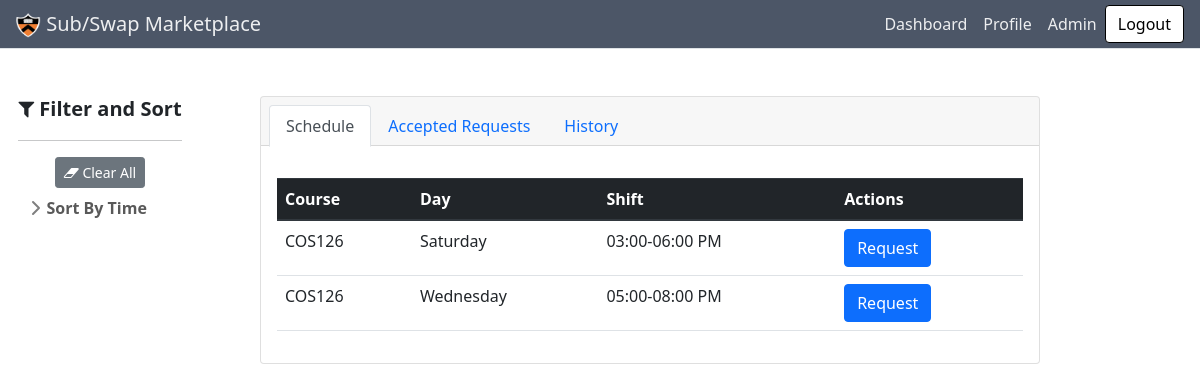
The app's page /profile (signed in) with its own data.
### subapp/models.py (models this page shows, shortened)
class Shift(db.Model):
    id = db.Column(db.Integer, primary_key=True)
    day = db.Column(db.String(10), nullable=False)
    start = db.Column(db.Time, nullable=False)
    end = db.Column(db.Time, nullable=False)
    course = db.Column(db.String(120), nullable=False)
    staff = db.relationship(
        "User", secondary=a_assigned_shifts, back_populates="schedule")
    requests = db.relationship(
        "Request", secondary=a_requested_shifts, back_populates="shift")

### subapp/main/routes.py (the view)
@main.route("/profile", methods=['GET', 'PUT'])
@login_required
def profile():
    html = render_template('main/profile.html', shifts=current_user.schedule,
                           requests=current_user.accepted_requests, history=current_user.inactive_requests())
    return make_response(html)

### subapp/models.py (called while the page is built)
@login_manager.user_loader
def load_user(user_id):
    return User.query.get(int(user_id))

    def inactive_requests(self):
        return [request for request in self.posted_requests if request.accepted]

### subapp/main/templates/main/profile.html (shortened to what this page needs)
{% extends "main/base.html" %}
{% block content %}
<div class="container-fluid">
  <div class="row align-items-start">
    <div class="sticky sidebar_container col-md-2">
      {% with tags_by_category=tags_by_category %} {% include
      "main/sidebar.html" %} {%endwith%}
    </div>
    <div class="col-md-9">
      <section class="py-5">
        <div class="items_container container px-4 px-lg-5">
          <div class="card">
            <div class="card-header">
              <ul class="nav nav-tabs card-header-tabs" id="bologna-list" role="tablist">
                <li class="nav-item">
                  <a class="nav-link active" href="#description" role="tab" aria-controls="description"
                    aria-selected="true">Schedule</a>
                </li>
                <li class="nav-item">
                  <a class="nav-link" href="#history" role="tab" aria-controls="history" aria-selected="false">Accepted
                    Requests</a>
                </li>
                <li class="nav-item">
                  <a class="nav-link" href="#deals" role="tab" aria-controls="deals" aria-selected="false">History</a>
                </li>
              </ul>
            </div>
            <div class="card-body">
              <div class="tab-content mt-3">
                <div class="tab-pane active" id="description" role="tabpanel">
                  <table class="table">
                    <thead class="thead-dark">
                      <tr>
                        <th scope="col">Course</th>
                        <th scope="col">Day</th>
                        <th scope="col">Shift</th>
                        <th scope="col">Actions</th>
                      </tr>
                    </thead>
                    <tbody>
                      {% for shift in shifts %}
                      <tr>
                        <td>{{shift.course}}</td>
                        <td>{{shift.day}}</td>
                        <td> {{shift.start.strftime("%I:%M")}}-{{shift.end.strftime("%I:%M %p")}}</td>
                        <td>
                          <a href="{{url_for('requests.create_request', shiftid=shift.id)}}" class="btn btn-primary"
                            role="button">Request</a>
                        </td>
                      </tr>
                      {% endfor %}
                    </tbody>
                  </table>
                </div>
              </div>
            </div>
          </div>
        </div>
      </section>
    </div>
  </div>
</div>
<link rel="stylesheet"
  href="https://cdnjs.cloudflare.com/ajax/libs/bootstrap-datepicker/1.4.1/css/bootstrap-datepicker3.css" />
{% endblock content %}

### subapp/main/static/css/sidebars.css (style rules this page uses)
body { min-height: 100vh; min-height: -webkit-fill-available; }
html { height: -webkit-fill-available; }

### records on screen
Shift: course "COS126", day "Saturday", start "03:00", end "06:00 PM"
Shift: course "COS126", day "Wednesday", start "05:00", end "08:00 PM"
